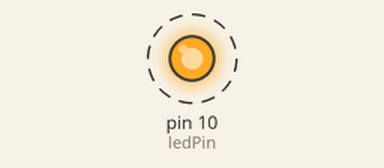
This sketch was run on a simulated Arduino Uno, built with avr-gcc and run on an emulated ATmega328P. Parts: output pins drawn as LEDs (lit = HIGH). Dashed ring = blinking.

Above: at 0.1 s.
Timing chart, 0 to 3.0 s (numbered marks = the images above):
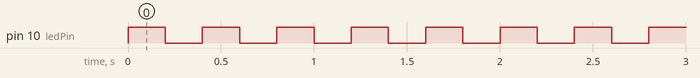

The sketch:

lab1_LEDblink.ino
```cpp
int ledPin = 10;  //define digital 10

void setup()
{
  // Set up both ports at 9600 baud. This value is most important
  // for the XBee. Make sure the baud rate matches the config
  // setting of your XBee.
//  XBee.begin(9600);
  Serial.begin(9600);
  pinMode(ledPin, OUTPUT);  //define output
}
void loop()
{
  digitalWrite(ledPin, HIGH);   //on
  delay(200);  //delay 1s
  digitalWrite(ledPin, LOW);    //off
  delay(200);  //delay 1s
}
```

Measured:
- by itself, pin 10 (ledPin): alternates HIGH for 0.20 s and LOW for 0.20 s
